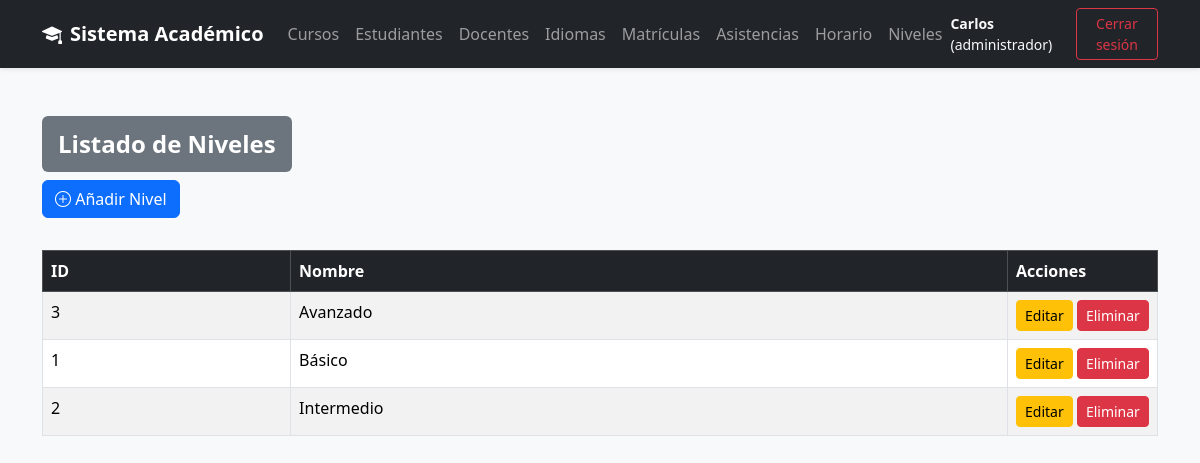
The page /views/nivel/listar.php (signed in) on the database as committed earlier.
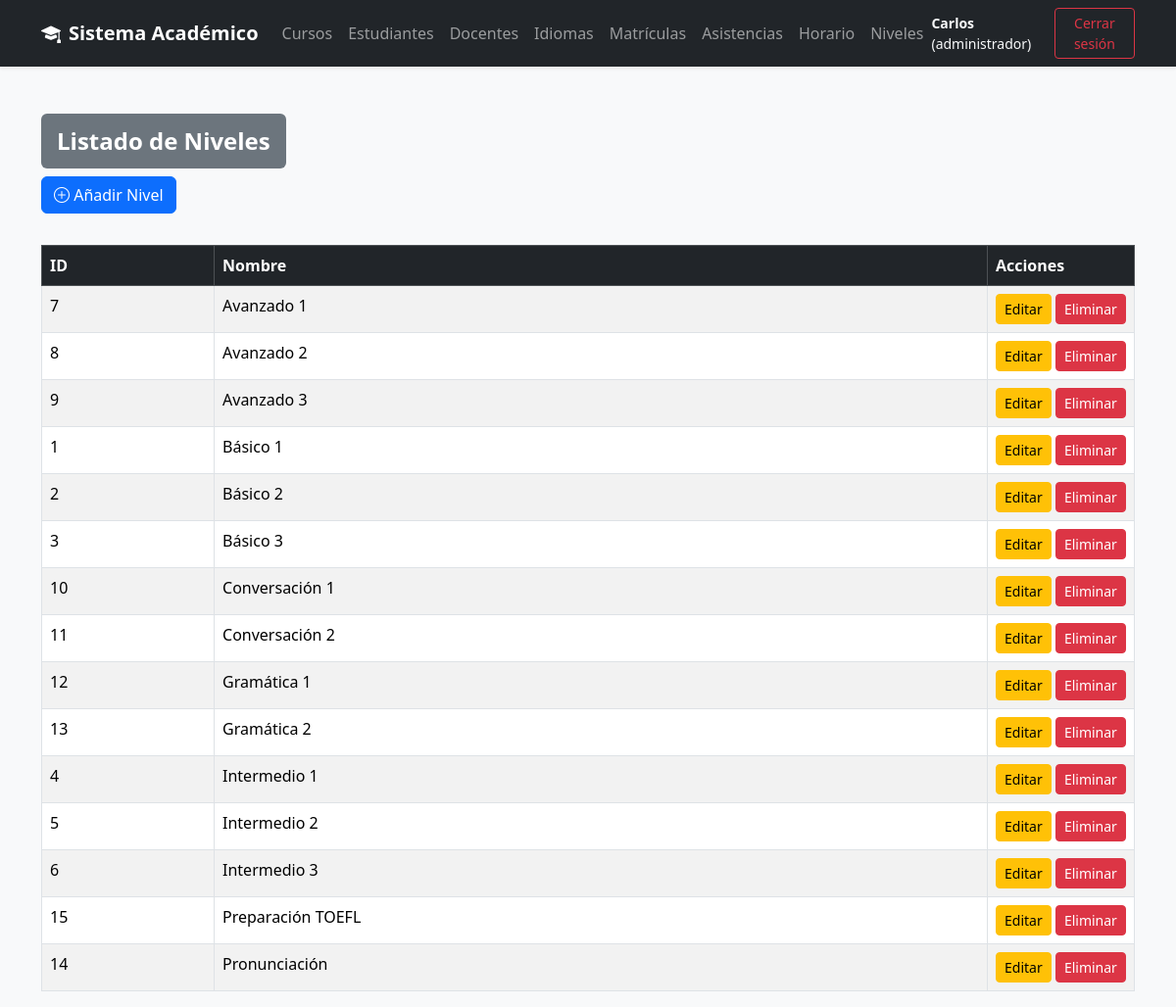
The same page on the database as committed later.
### tables this page shows
CREATE TABLE Nivel (
    idNivel INT AUTO_INCREMENT PRIMARY KEY,
    nombre VARCHAR(100) NOT NULL
);

### models/Nivel.php (called while the page is built, shortened)
<?php
require_once __DIR__ . '/../config/conexion.php';
class Nivel {
    private $conn;
    public function __construct() {
        $conexion = new Conexion();
        $this->conn = $conexion->iniciar();
    }
    public function listar() {
        try {
            $sql = "SELECT * FROM Nivel ORDER BY nombre ASC";
            $resultado = $this->conn->query($sql);
            return $resultado->fetchAll(PDO::FETCH_ASSOC);
        } catch (Exception $e) {
            echo "Error al listar: " . $e->getMessage();
            return [];
        }
    }
}

### config/conexion.php (called while the page is built)
<?php
class Conexion {
    private $dsn;
    private $username;
    private $password;
    private $options;
    private $conexion;
    public function __construct(
        string $host = "localhost",
        string $dbname = "InstitutoIdiomas",
        string $username = "root",
        string $password = ""
    ) {
        $this->dsn = "mysql:host={$host};dbname={$dbname};charset=utf8mb4";
        $this->username = $username;
        $this->password = $password;
        $this->options = [PDO::ATTR_ERRMODE => PDO::ERRMODE_EXCEPTION];
    }
    public function iniciar(): ?PDO {
        try {
            if ($this->conexion === null) {
                $this->conexion = new PDO(
                    $this->dsn,
                    $this->username,
                    $this->password,
                    $this->options
                );
            }
            return $this->conexion;
        } catch (PDOException $e) {
            throw new Exception("Error en la conexión a la base de datos: " . $e->getMessage());
        }
    }
}

### views/nivel/listar.php (the view, shortened to what this page needs)
<?php
require_once '../../models/Nivel.php';
$nivel = new Nivel();
$niveles = $nivel->listar();
?>
<!DOCTYPE html>
<html lang="es">
<head>
    <link href="https://cdn.jsdelivr.net/npm/bootstrap@5.3.3/dist/css/bootstrap.min.css" rel="stylesheet">
</head>
<body>
<?php require_once("../layout/header.php"); ?>
<div class="container mt-5">
    <h2><span class="badge bg-secondary p-3">Listado de Niveles</span></h2>
    <?php if ($_SESSION['perfil'] === 'administrador'): ?>
    <a href="crear.php" class="btn btn-primary mb-3">
        <i class="bi bi-plus-circle"></i> Añadir Nivel
    </a>
    <?php endif;?>
    <table class="table table-bordered table-striped mt-3">
        <thead class="table-dark">
            <tr>
                <th>ID</th>
                <th>Nombre</th>
                <th style="width:150px;">Acciones</th>
            </tr>
        </thead>
        <tbody>
            <?php foreach ($niveles as $n): ?>
            <tr>
                <td><?= $n["idNivel"]; ?></td>
                <td><?= $n["nombre"]; ?></td>
                <td>
                    <?php if ($_SESSION['perfil'] === 'administrador'): ?>
                    <a href="editar.php?id=<?= $n['idNivel']; ?>" class="btn btn-warning btn-sm">
                        Editar
                    </a>
                    <a href="../../controllers/NivelController.php?action=eliminar&id=<?= $n['idNivel']; ?>"
                       onclick="return confirm('¿Eliminar nivel?');"
                       class="btn btn-danger btn-sm">
                        Eliminar
                    </a>
                    <?php else: ?>
                                <span class="badge bg-secondary">Solo lectura</span>
                    <?php endif;?>
                </td>
            </tr>
            <?php endforeach; ?>
        </tbody>
    </table>
</div>
</body>
</html>

Rows that differ between the two databases and show on the page:
added nivel: idNivel "7", nombre "Avanzado 1"
added nivel: idNivel "8", nombre "Avanzado 2"
added nivel: idNivel "9", nombre "Avanzado 3"
changed nivel id 1: nombre "Básico" → "Básico 1"
changed nivel id 2: nombre "Intermedio" → "Básico 2"
changed nivel id 3: nombre "Avanzado" → "Básico 3"; moves down the list
added nivel: idNivel "10", nombre "Conversación 1"
added nivel: idNivel "11", nombre "Conversación 2"
added nivel: idNivel "12", nombre "Gramática 1"
added nivel: idNivel "13", nombre "Gramática 2"
added nivel: idNivel "4", nombre "Intermedio 1"
added nivel: idNivel "5", nombre "Intermedio 2"
added nivel: idNivel "6", nombre "Intermedio 3"
added nivel: idNivel "15", nombre "Preparación TOEFL"
added nivel: idNivel "14", nombre "Pronunciación"
